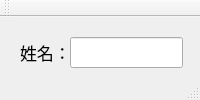
<?xml version="1.0" encoding="UTF-8"?>
<ui version="4.0">
 <class>MainWindow</class>
 <widget class="QMainWindow" name="MainWindow">
  <property name="windowTitle">
   <string>MainWindow</string>
  </property>
  <widget class="QWidget" name="centralwidget">
   <widget class="QWidget" name="controlWidget" native="true">
    <property name="geometry">
     <rect>
      <x>10</x>
      <y>10</y>
      <width>981</width>
      <height>111</height>
     </rect>
    </property>
    <widget class="QLabel" name="label">
     <property name="geometry">
      <rect>
       <x>10</x>
       <y>10</y>
       <width>47</width>
       <height>31</height>
      </rect>
     </property>
     <property name="font">
      <font>
       <family>微軟正黑體</family>
       <pointsize>13</pointsize>
      </font>
     </property>
     <property name="text">
      <string>姓名：</string>
     </property>
    </widget>
    <widget class="QLabel" name="label_2">
     <property name="geometry">
      <rect>
       <x>10</x>
       <y>60</y>
       <width>47</width>
       <height>31</height>
      </rect>
     </property>
     <property name="font">
      <font>
       <family>微軟正黑體</family>
       <pointsize>13</pointsize>
      </font>
     </property>
     <property name="text">
      <string>年齡：</string>
     </property>
    </widget>
    <widget class="QGroupBox" name="genderGroup">
     <property name="geometry">
      <rect>
       <x>200</x>
       <y>10</y>
       <width>161</width>
       <height>81</height>
      </rect>
     </property>
     <property name="font">
      <font>
       <family>微軟正黑體</family>
       <pointsize>13</pointsize>
      </font>
     </property>
     <property name="title">
      <string>性別：</string>
     </property>
     <widget class="QRadioButton" name="maleRadio">
      <property name="geometry">
       <rect>
        <x>10</x>
        <y>40</y>
        <width>61</width>
        <height>31</height>
       </rect>
      </property>
      <property name="font">
       <font>
        <family>微軟正黑體</family>
        <pointsize>13</pointsize>
       </font>
      </property>
      <property name="text">
       <string>男</string>
      </property>
     </widget>
     <widget class="QRadioButton" name="femaleRadio">
      <property name="geometry">
       <rect>
        <x>80</x>
        <y>40</y>
        <width>51</width>
        <height>31</height>
       </rect>
      </property>
      <property name="font">
       <font>
        <family>微軟正黑體</family>
        <pointsize>13</pointsize>
       </font>
      </property>
      <property name="text">
       <string>女</string>
      </property>
     </widget>
    </widget>
    <widget class="QLabel" name="RealTimeHR">
     <property name="geometry">
      <rect>
       <x>390</x>
       <y>40</y>
       <width>211</width>
       <height>31</height>
      </rect>
     </property>
     <property name="font">
      <font>
       <family>微軟正黑體</family>
       <pointsize>14</pointsize>
      </font>
     </property>
     <property name="text">
      <string>即時心跳：</string>
     </property>
    </widget>
    <widget class="QLabel" name="StableHR">
     <property name="geometry">
      <rect>
       <x>650</x>
       <y>20</y>
       <width>211</width>
       <height>71</height>
      </rect>
     </property>
     <property name="palette">
      <palette>
       <active>
        <colorrole role="WindowText">
         <brush brushstyle="SolidPattern">
          <color alpha="255">
           <red>255</red>
           <green>0</green>
           <blue>0</blue>
          </color>
         </brush>
        </colorrole>
       </active>
       <inactive>
        <colorrole role="WindowText">
         <brush brushstyle="SolidPattern">
          <color alpha="255">
           <red>255</red>
           <green>0</green>
           <blue>0</blue>
          </color>
         </brush>
        </colorrole>
       </inactive>
       <disabled>
        <colorrole role="WindowText">
         <brush brushstyle="SolidPattern">
          <color alpha="255">
           <red>120</red>
           <green>120</green>
           <blue>120</blue>
          </color>
         </brush>
        </colorrole>
       </disabled>
      </palette>
     </property>
     <property name="font">
      <font>
       <family>微軟正黑體</family>
       <pointsize>16</pointsize>
       <weight>75</weight>
       <bold>true</bold>
      </font>
     </property>
     <property name="text">
      <string>穩定心跳：</string>
     </property>
    </widget>
    <widget class="QLineEdit" name="nameEdit">
     <property name="geometry">
      <rect>
       <x>60</x>
       <y>10</y>
       <width>113</width>
       <height>31</height>
      </rect>
     </property>
     <property name="font">
      <font>
       <pointsize>13</pointsize>
      </font>
     </property>
    </widget>
    <widget class="QLineEdit" name="ageEdit">
     <property name="geometry">
      <rect>
       <x>60</x>
       <y>60</y>
       <width>113</width>
       <height>31</height>
      </rect>
     </property>
     <property name="font">
      <font>
       <pointsize>13</pointsize>
      </font>
     </property>
    </widget>
   </widget>
   <widget class="QWidget" name="chartWidget" native="true">
    <property name="geometry">
     <rect>
      <x>10</x>
      <y>130</y>
      <width>981</width>
      <height>321</height>
     </rect>
    </property>
    <property name="font">
     <font>
      <family>微軟正黑體</family>
      <pointsize>10</pointsize>
     </font>
    </property>
   </widget>
   <widget class="QPushButton" name="saveRRButton">
    <property name="geometry">
     <rect>
      <x>550</x>
      <y>480</y>
      <width>151</width>
      <height>41</height>
     </rect>
    </property>
    <property name="font">
     <font>
      <family>微軟正黑體</family>
      <pointsize>14</pointsize>
     </font>
    </property>
    <property name="text">
     <string>儲存 RR 間期</string>
    </property>
   </widget>
   <widget class="QPushButton" name="analyzeHRVButton">
    <property name="geometry">
     <rect>
      <x>730</x>
      <y>480</y>
      <width>151</width>
      <height>41</height>
     </rect>
    </property>
    <property name="font">
     <font>
      <family>微軟正黑體</family>
      <pointsize>14</pointsize>
     </font>
    </property>
    <property name="text">
     <string>HRV 分析</string>
    </property>
   </widget>
   <widget class="QLabel" name="lblRRCount">
    <property name="geometry">
     <rect>
      <x>20</x>
      <y>490</y>
      <width>211</width>
      <height>21</height>
     </rect>
    </property>
    <property name="font">
     <font>
      <family>微軟正黑體</family>
      <pointsize>12</pointsize>
     </font>
    </property>
    <property name="text">
     <string>RR 計數：0</string>
    </property>
   </widget>
  </widget>
  <widget class="QMenuBar" name="menubar">
   <property name="geometry">
    <rect>
     <x>0</x>
     <y>0</y>
     <width>1000</width>
     <height>25</height>
    </rect>
   </property>
  </widget>
  <widget class="QStatusBar" name="statusbar">
   <property name="font">
    <font>
     <pointsize>10</pointsize>
    </font>
   </property>
  </widget>
  <widget class="QToolBar" name="toolBar">
   <property name="windowTitle">
    <string>toolBar</string>
   </property>
   <attribute name="toolBarArea">
    <enum>TopToolBarArea</enum>
   </attribute>
   <attribute name="toolBarBreak">
    <bool>false</bool>
   </attribute>
  </widget>
 </widget>
 <resources/>
 <connections/>
</ui>
